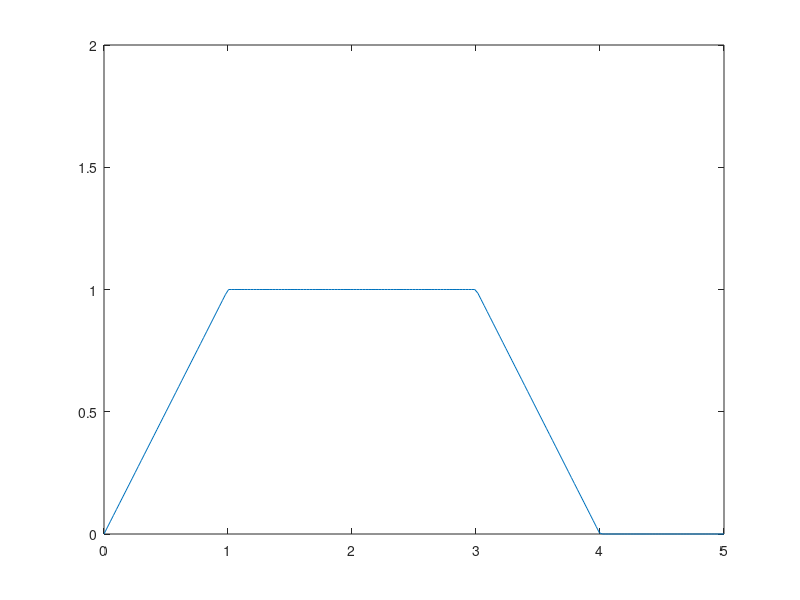

Source code (MATLAB):
clc;
t = linspace(0,5,200);
x = 0*t;
ind = t>=0 & t<=1;
x(ind)=t(ind);
ind=t>=1 & t<=3;
x(ind)=1;
ind=t>=3 & t<4
x(ind)=4-t(ind);
ind=t>=4
x(ind)=0;
figure,plot(t,x);
ylim([0,2]);